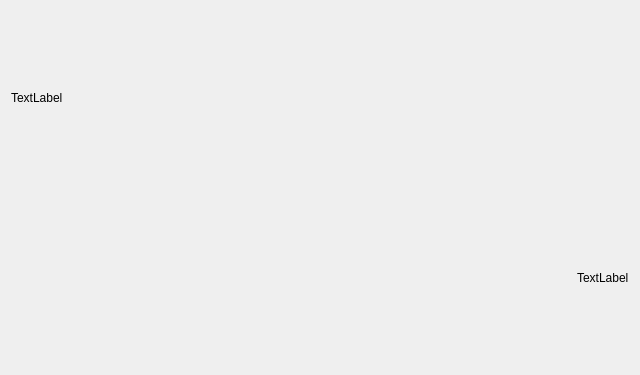
<?xml version="1.0" encoding="UTF-8"?>
<ui version="4.0">
 <class>Form</class>
 <widget class="QWidget" name="Form">
  <property name="geometry">
   <rect>
    <x>0</x>
    <y>0</y>
    <width>640</width>
    <height>375</height>
   </rect>
  </property>
  <property name="windowTitle">
   <string>Form</string>
  </property>
  <layout class="QHBoxLayout" name="horizontalLayout_2">
   <item>
    <layout class="QVBoxLayout" name="verticalLayout" stretch="0,0">
     <item>
      <widget class="QLabel" name="label">
       <property name="text">
        <string>TextLabel</string>
       </property>
      </widget>
     </item>
     <item>
      <layout class="QHBoxLayout" name="horizontalLayout">
       <item>
        <widget class="QLabel" name="value">
         <property name="sizePolicy">
          <sizepolicy hsizetype="Expanding" vsizetype="Preferred">
           <horstretch>0</horstretch>
           <verstretch>0</verstretch>
          </sizepolicy>
         </property>
        </widget>
       </item>
       <item>
        <widget class="QLabel" name="units">
         <property name="text">
          <string>TextLabel</string>
         </property>
        </widget>
       </item>
      </layout>
     </item>
    </layout>
   </item>
  </layout>
 </widget>
 <resources/>
 <connections/>
</ui>
